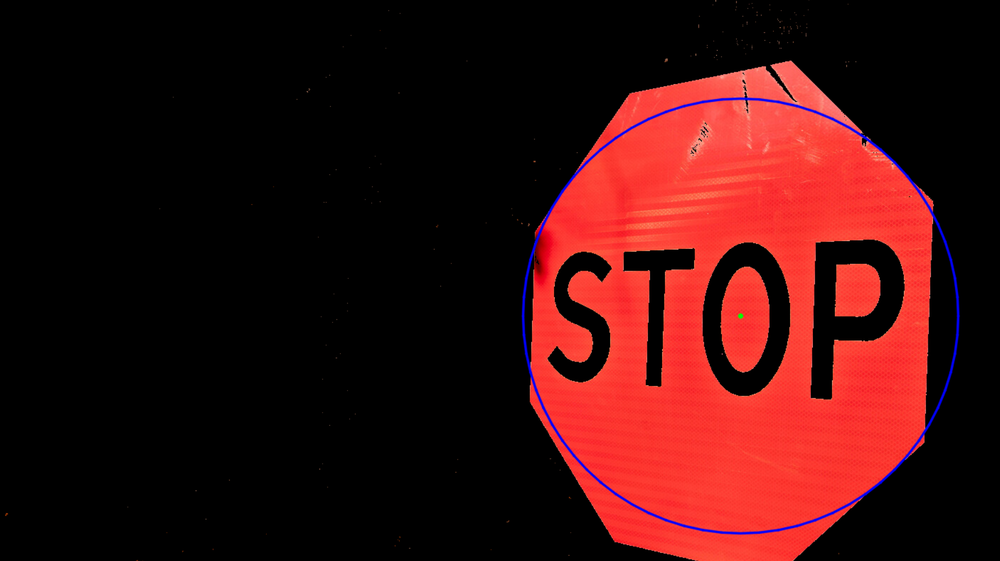
//> input picture image.png, 1000 x 561 px, shrunk from 1758 x 987 before the run, given in place of image.jpg, which was not available
$ ./main   (built with g++ and OpenCV 4)
//> lines starting //> are read from the running program, lines starting //| are printed output that depends on the picture; after the words box and inside, x2 and y2 are one past the last pixel; in counts of white or black regions, pixels touching at a corner belong together; pictures that were not available may be replaced by others from this repository, and a replacement may not be noted
#include <opencv2/opencv.hpp>
#include <iostream>

int main()
{
	cv::Mat img = cv::imread("./image.jpg");
//> img is the input picture: 561 rows x 1000 cols, CV_8UC3; mean B, G, R 14.7, 15, 61.4
	if (img.empty())
	{
		std::cerr << "Error: Unable to load image." << std::endl;
		return -1;
	}

	cv::Mat hsvImg;
	cv::cvtColor(img, hsvImg, cv::COLOR_BGR2HSV);
//> hsvImg: 561 rows x 1000 cols, CV_8UC3; mean H, S, V 2.9, 53.1, 62.7

	cv::Mat maskA, maskB, combinedMask;
	cv::inRange(hsvImg, cv::Scalar(0, 100, 100), cv::Scalar(10, 255, 255), maskA);
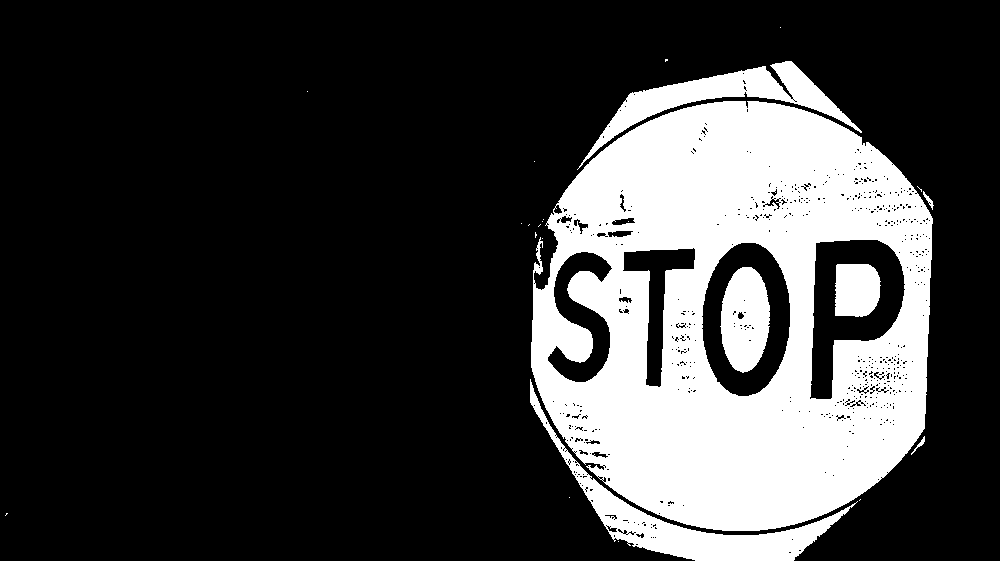
//> maskA: 561 rows x 1000 cols, CV_8UC1; 23.6% white; 24 white regions (17 under 20 px), largest, box (x1, y1, x2, y2) and area: (531, 101, 933, 531) 111580, (530, 379, 858, 561) 8054, (577, 61, 862, 170) 6348
	cv::inRange(hsvImg, cv::Scalar(160, 100, 100), cv::Scalar(180, 255, 255), maskB);
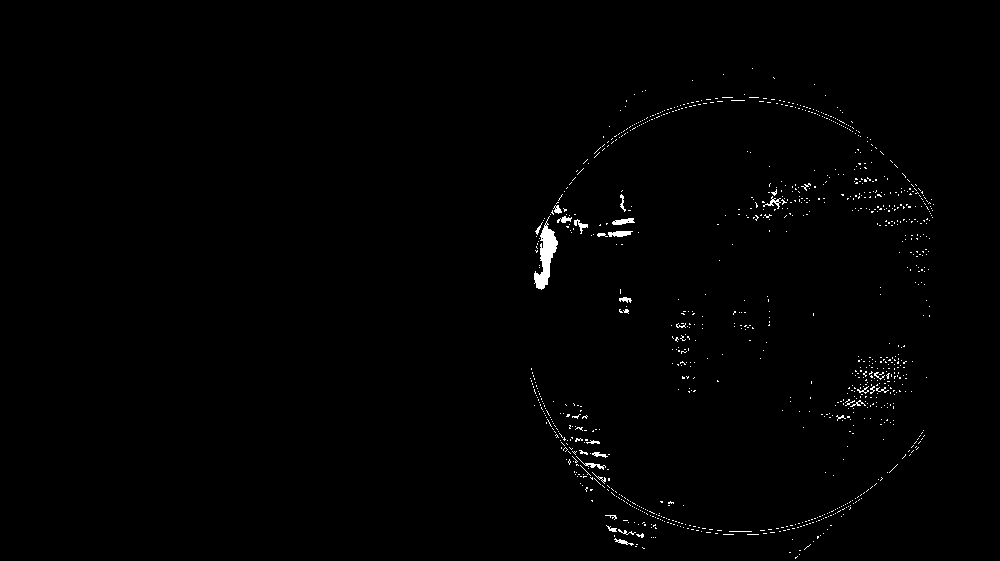
//> maskB: 561 rows x 1000 cols, CV_8UC1; 0.75% white; 1014 white regions (985 under 20 px), largest, box (x1, y1, x2, y2) and area: (534, 216, 558, 290) 767, (608, 231, 633, 237) 112, (612, 218, 635, 225) 102
	cv::bitwise_or(maskA, maskB, combinedMask);
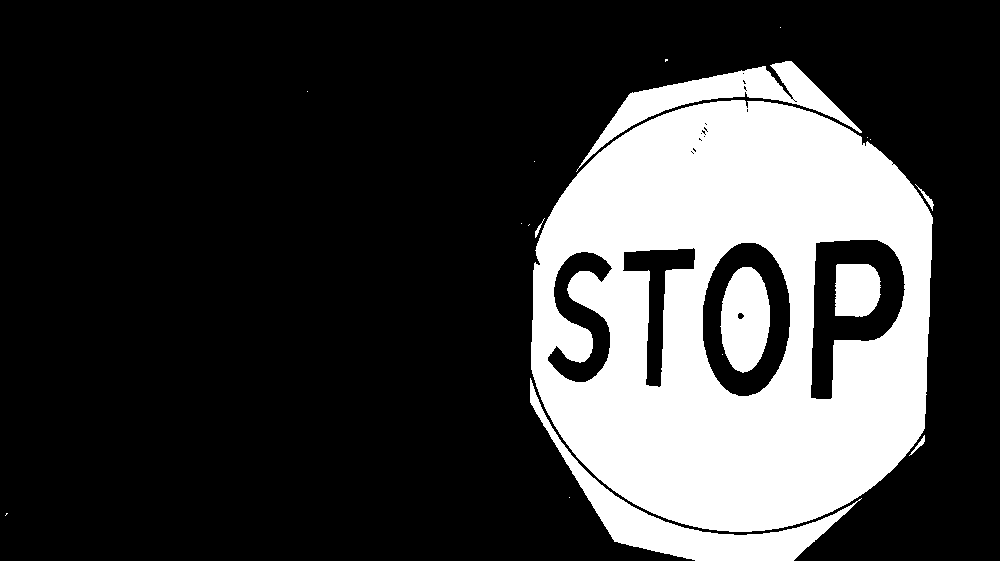
//> combinedMask: 561 rows x 1000 cols, CV_8UC1; 24.3% white; 19 white regions (11 under 20 px), largest, box (x1, y1, x2, y2) and area: (531, 100, 933, 532) 114992, (530, 378, 862, 561) 8583, (576, 61, 862, 172) 6520

	cv::Mat filteredImg;
	cv::bitwise_and(img, img, filteredImg, combinedMask);

	cv::imshow("Original", img);
	cv::imshow("Mask", combinedMask);
	cv::imshow("Filtered", filteredImg);

	cv::Mat grayBlur;
	cv::cvtColor(filteredImg, grayBlur, cv::COLOR_HSV2BGR);
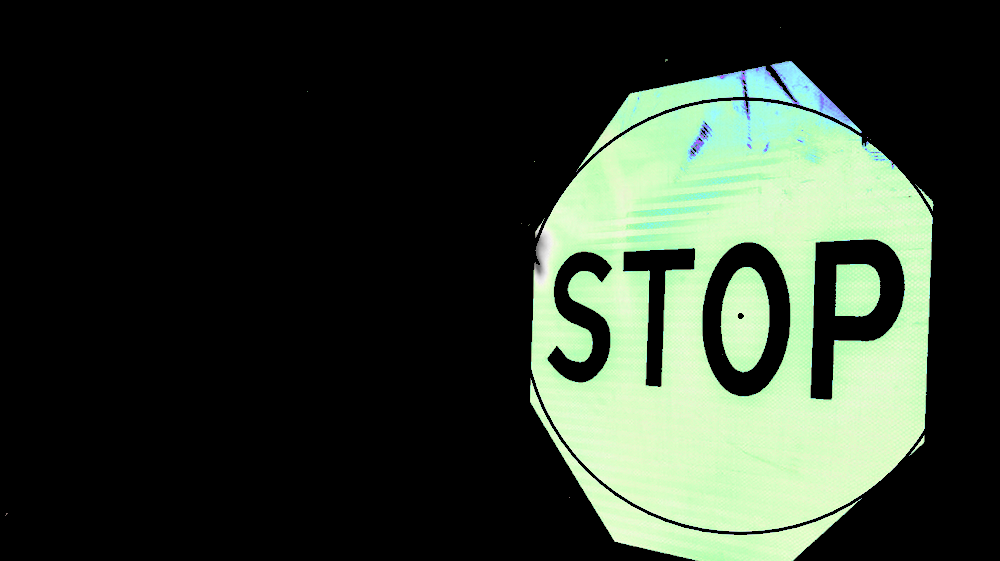
//> grayBlur: 561 rows x 1000 cols, CV_8UC3; mean B, G, R 47.9, 60.7, 49.9
	cv::cvtColor(grayBlur, grayBlur, cv::COLOR_BGR2GRAY);
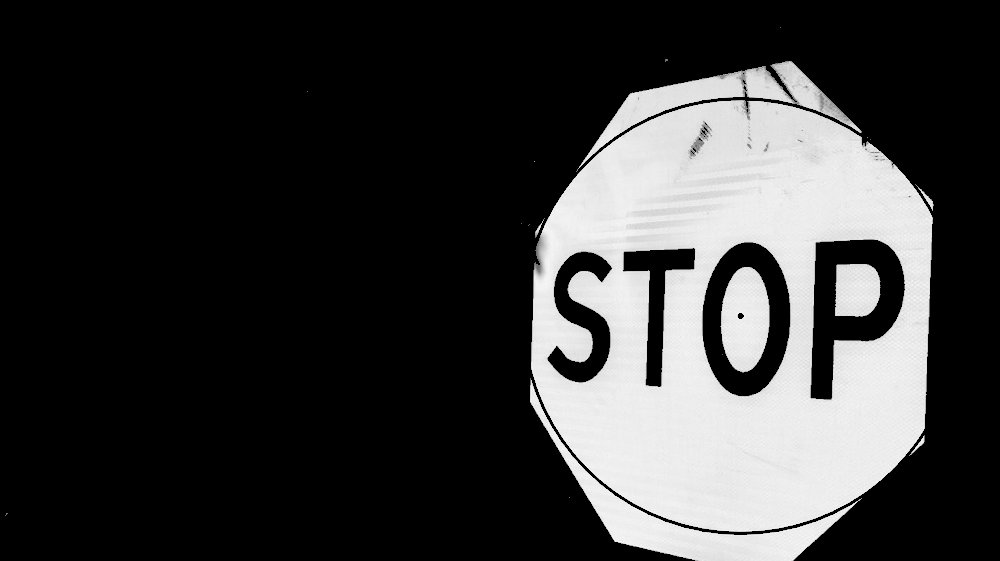
//> grayBlur: 561 rows x 1000 cols, CV_8UC1; min 0, max 251, mean 56
	cv::GaussianBlur(grayBlur, grayBlur, cv::Size(9, 9), 2);
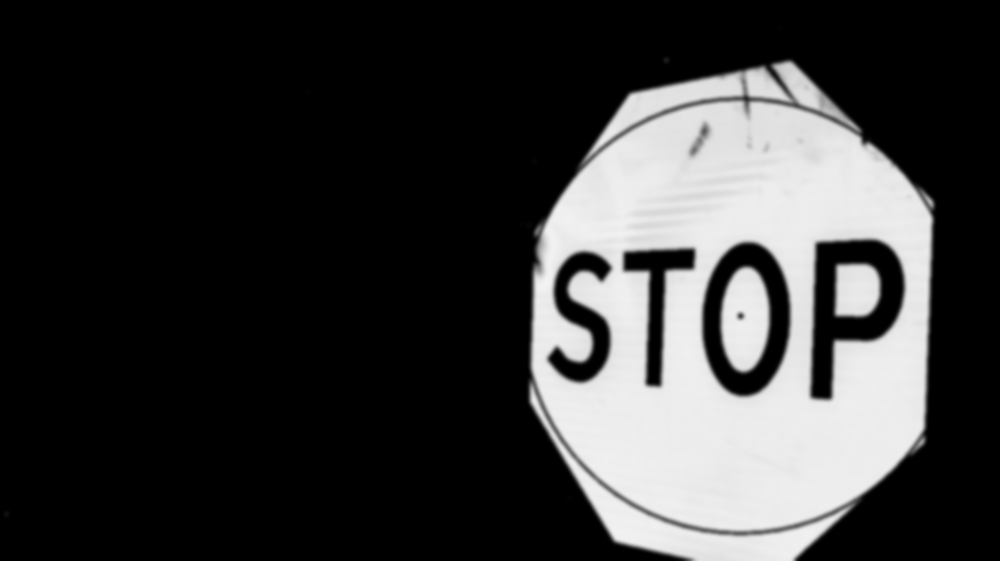
//> grayBlur: 561 rows x 1000 cols, CV_8UC1; min 0, max 242, mean 56

	std::vector<cv::Vec3f> circles;
	cv::HoughCircles(grayBlur, circles, cv::HOUGH_GRADIENT, 1.25, grayBlur.rows, 200, 30);
//> circles = 2 circles (x, y, radius): [740.6, 319.4, 218.1], [30.62, 314.4, 782.1]

	for (const auto &circ : circles)
	{
		cv::Point center(cvRound(circ[0]), cvRound(circ[1]));
		int radius = cvRound(circ[2]);
		cv::circle(filteredImg, center, 3, cv::Scalar(0, 255, 0), -1, cv::LINE_AA);
		cv::circle(filteredImg, center, radius, cv::Scalar(255, 0, 0), 2, cv::LINE_AA);
	}
//> this loop made 2 passes
//> (circ, center, radius) on passes 1 to 2: ([740.6, 319.4, 218.1], Point(741, 319), 218), ([30.62, 314.4, 782.1], Point(31, 314), 782)
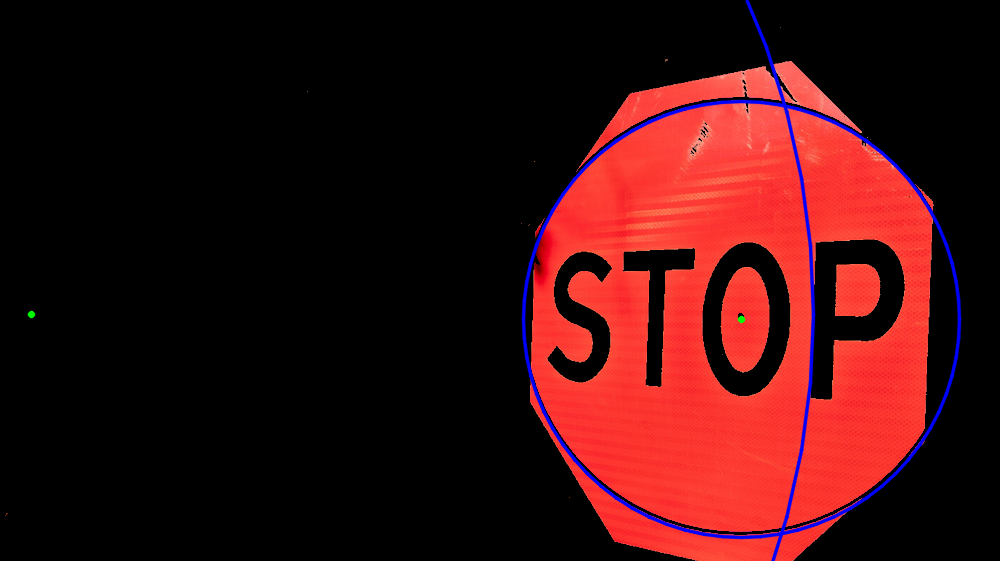
//> filteredImg: 561 rows x 1000 cols, CV_8UC3; mean B, G, R 15.7, 14.4, 59.2

	cv::imshow("Detected Circles", filteredImg);

	cv::waitKey(0);
	cv::destroyAllWindows();
	return 0;
}
